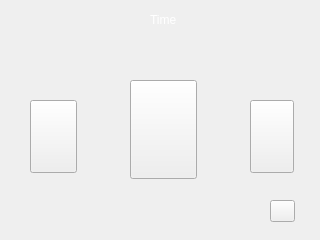
<?xml version="1.0" encoding="UTF-8"?>
<ui version="4.0">
 <class>MainWindow</class>
 <widget class="QMainWindow" name="MainWindow">
  <property name="geometry">
   <rect>
    <x>0</x>
    <y>0</y>
    <width>320</width>
    <height>240</height>
   </rect>
  </property>
  <property name="minimumSize">
   <size>
    <width>320</width>
    <height>240</height>
   </size>
  </property>
  <property name="maximumSize">
   <size>
    <width>320</width>
    <height>240</height>
   </size>
  </property>
  <property name="windowTitle">
   <string>MainWindow</string>
  </property>
  <property name="styleSheet">
   <string notr="true"/>
  </property>
  <widget class="QWidget" name="centralWidget">
   <widget class="QPushButton" name="btnUserList">
    <property name="geometry">
     <rect>
      <x>250</x>
      <y>100</y>
      <width>44</width>
      <height>73</height>
     </rect>
    </property>
    <property name="minimumSize">
     <size>
      <width>44</width>
      <height>73</height>
     </size>
    </property>
    <property name="maximumSize">
     <size>
      <width>44</width>
      <height>73</height>
     </size>
    </property>
    <property name="styleSheet">
     <string notr="true">border-image: url(:/new/images/images/bt_user.png);</string>
    </property>
    <property name="text">
     <string/>
    </property>
   </widget>
   <widget class="QPushButton" name="btnExit">
    <property name="geometry">
     <rect>
      <x>270</x>
      <y>200</y>
      <width>25</width>
      <height>22</height>
     </rect>
    </property>
    <property name="minimumSize">
     <size>
      <width>25</width>
      <height>22</height>
     </size>
    </property>
    <property name="maximumSize">
     <size>
      <width>25</width>
      <height>22</height>
     </size>
    </property>
    <property name="styleSheet">
     <string notr="true">border-image: url(:/new/images/images/bt_exit.png);</string>
    </property>
    <property name="text">
     <string/>
    </property>
   </widget>
   <widget class="QPushButton" name="btnRegister">
    <property name="geometry">
     <rect>
      <x>130</x>
      <y>80</y>
      <width>67</width>
      <height>99</height>
     </rect>
    </property>
    <property name="minimumSize">
     <size>
      <width>67</width>
      <height>99</height>
     </size>
    </property>
    <property name="maximumSize">
     <size>
      <width>67</width>
      <height>99</height>
     </size>
    </property>
    <property name="styleSheet">
     <string notr="true">border-image: url(:/new/images/images/bt_checkin.png);</string>
    </property>
    <property name="text">
     <string/>
    </property>
   </widget>
   <widget class="QPushButton" name="btnSetting">
    <property name="geometry">
     <rect>
      <x>30</x>
      <y>100</y>
      <width>47</width>
      <height>73</height>
     </rect>
    </property>
    <property name="minimumSize">
     <size>
      <width>47</width>
      <height>73</height>
     </size>
    </property>
    <property name="maximumSize">
     <size>
      <width>47</width>
      <height>73</height>
     </size>
    </property>
    <property name="styleSheet">
     <string notr="true">border-image: url(:/new/images/images/bt_setting.png);</string>
    </property>
    <property name="text">
     <string/>
    </property>
   </widget>
   <widget class="QLabel" name="labelTime">
    <property name="geometry">
     <rect>
      <x>150</x>
      <y>10</y>
      <width>151</width>
      <height>20</height>
     </rect>
    </property>
    <property name="styleSheet">
     <string notr="true">background-image: url(:/new/images/images/bg_text_overlay.png);</string>
    </property>
    <property name="text">
     <string>&lt;html&gt;&lt;head/&gt;&lt;body&gt;&lt;p&gt;&lt;span style=&quot; color:#ffffff;&quot;&gt;Time&lt;/span&gt;&lt;/p&gt;&lt;/body&gt;&lt;/html&gt;</string>
    </property>
   </widget>
  </widget>
 </widget>
 <layoutdefault spacing="6" margin="11"/>
 <resources/>
 <connections/>
</ui>
